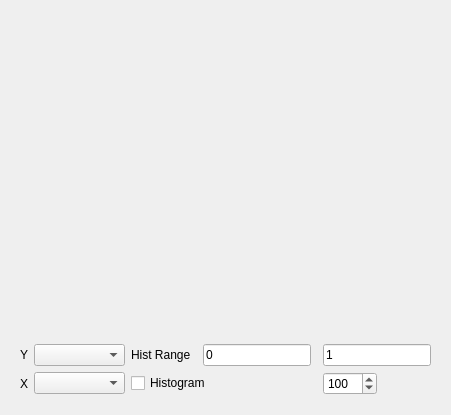
<?xml version="1.0" encoding="UTF-8"?>
<ui version="4.0">
 <class>Form</class>
 <widget class="QWidget" name="Form">
  <property name="geometry">
   <rect>
    <x>0</x>
    <y>0</y>
    <width>451</width>
    <height>415</height>
   </rect>
  </property>
  <property name="windowTitle">
   <string>Form</string>
  </property>
  <layout class="QVBoxLayout" name="verticalLayout">
   <item>
    <widget class="QWidget" name="plot" native="true"/>
   </item>
   <item>
    <widget class="QWidget" name="widget_2" native="true">
     <property name="sizePolicy">
      <sizepolicy hsizetype="Preferred" vsizetype="Maximum">
       <horstretch>0</horstretch>
       <verstretch>0</verstretch>
      </sizepolicy>
     </property>
     <layout class="QGridLayout" name="gridLayout">
      <item row="1" column="0">
       <widget class="QLabel" name="label_3">
        <property name="text">
         <string>Y</string>
        </property>
       </widget>
      </item>
      <item row="1" column="1">
       <widget class="QComboBox" name="cb_y_parm">
        <property name="sizePolicy">
         <sizepolicy hsizetype="MinimumExpanding" vsizetype="Fixed">
          <horstretch>0</horstretch>
          <verstretch>0</verstretch>
         </sizepolicy>
        </property>
       </widget>
      </item>
      <item row="4" column="0">
       <widget class="QLabel" name="label_2">
        <property name="text">
         <string>X</string>
        </property>
       </widget>
      </item>
      <item row="4" column="1">
       <widget class="QComboBox" name="cb_x_parm">
        <property name="sizePolicy">
         <sizepolicy hsizetype="MinimumExpanding" vsizetype="Fixed">
          <horstretch>0</horstretch>
          <verstretch>0</verstretch>
         </sizepolicy>
        </property>
       </widget>
      </item>
      <item row="4" column="6">
       <widget class="QSpinBox" name="sb_n_bins">
        <property name="enabled">
         <bool>true</bool>
        </property>
        <property name="sizePolicy">
         <sizepolicy hsizetype="Maximum" vsizetype="Fixed">
          <horstretch>0</horstretch>
          <verstretch>0</verstretch>
         </sizepolicy>
        </property>
        <property name="maximum">
         <number>9999</number>
        </property>
        <property name="value">
         <number>100</number>
        </property>
       </widget>
      </item>
      <item row="1" column="6">
       <widget class="QLineEdit" name="le_range_hi">
        <property name="enabled">
         <bool>true</bool>
        </property>
        <property name="sizePolicy">
         <sizepolicy hsizetype="Maximum" vsizetype="Fixed">
          <horstretch>0</horstretch>
          <verstretch>0</verstretch>
         </sizepolicy>
        </property>
        <property name="text">
         <string>1</string>
        </property>
        <property name="maxLength">
         <number>10</number>
        </property>
       </widget>
      </item>
      <item row="1" column="2">
       <widget class="QLabel" name="label">
        <property name="enabled">
         <bool>true</bool>
        </property>
        <property name="text">
         <string>Hist Range</string>
        </property>
       </widget>
      </item>
      <item row="4" column="2" colspan="4">
       <widget class="QCheckBox" name="cb_histogram">
        <property name="text">
         <string>Histogram</string>
        </property>
       </widget>
      </item>
      <item row="1" column="4">
       <widget class="QLineEdit" name="le_range_lo">
        <property name="enabled">
         <bool>true</bool>
        </property>
        <property name="sizePolicy">
         <sizepolicy hsizetype="Maximum" vsizetype="Fixed">
          <horstretch>0</horstretch>
          <verstretch>0</verstretch>
         </sizepolicy>
        </property>
        <property name="text">
         <string>0</string>
        </property>
        <property name="maxLength">
         <number>10</number>
        </property>
       </widget>
      </item>
     </layout>
    </widget>
   </item>
  </layout>
 </widget>
 <tabstops>
  <tabstop>cb_y_parm</tabstop>
  <tabstop>cb_x_parm</tabstop>
  <tabstop>cb_histogram</tabstop>
  <tabstop>le_range_lo</tabstop>
  <tabstop>le_range_hi</tabstop>
  <tabstop>sb_n_bins</tabstop>
 </tabstops>
 <resources/>
 <connections/>
</ui>
